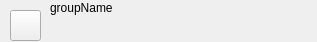
<?xml version="1.0" encoding="UTF-8"?>
<ui version="4.0">
 <class>groupItem</class>
 <widget class="QWidget" name="groupItem">
  <property name="geometry">
   <rect>
    <x>0</x>
    <y>0</y>
    <width>317</width>
    <height>42</height>
   </rect>
  </property>
  <property name="windowTitle">
   <string>Form</string>
  </property>
  <widget class="QPushButton" name="profileButton">
   <property name="geometry">
    <rect>
     <x>10</x>
     <y>10</y>
     <width>31</width>
     <height>31</height>
    </rect>
   </property>
   <property name="text">
    <string/>
   </property>
  </widget>
  <widget class="QLabel" name="groupNameText">
   <property name="geometry">
    <rect>
     <x>50</x>
     <y>0</y>
     <width>121</width>
     <height>16</height>
    </rect>
   </property>
   <property name="text">
    <string>groupName </string>
   </property>
  </widget>
 </widget>
 <resources/>
 <connections/>
</ui>
